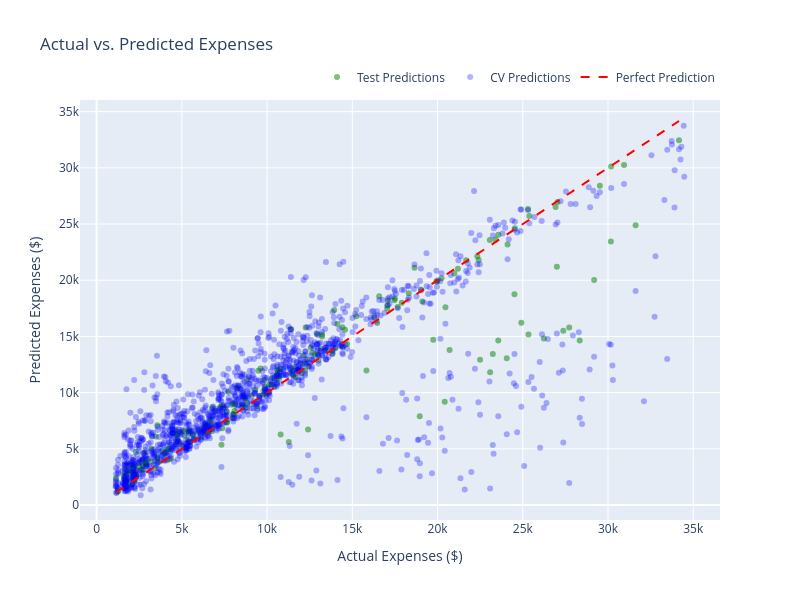
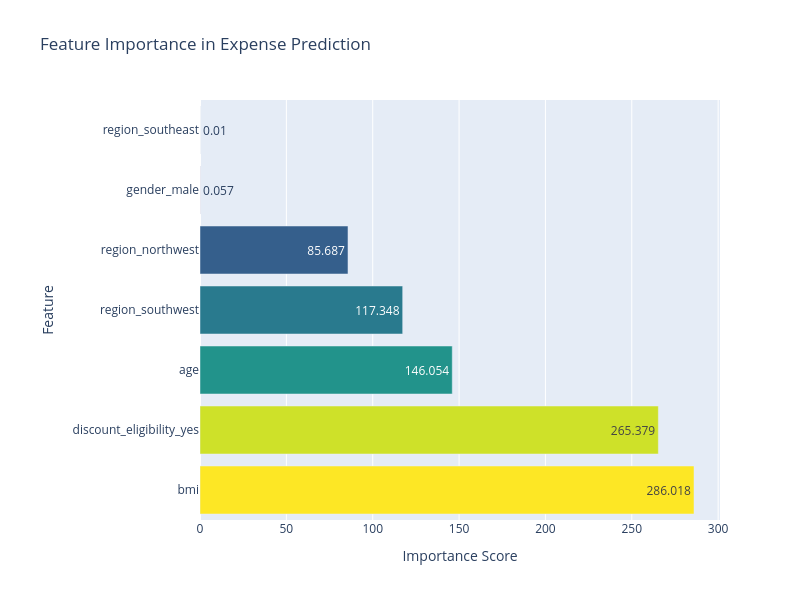

Source (notebook cell) for these figures, in order:
### Code cell
# =================================================================
# ۱. بصریسازی تعاملی پیشبینیها (Interactive Visualization)
# مقایسه خروجی مدل با مقادیر واقعی در دو سطح تست و اعتبارسنجی متقاطع.
# =================================================================
def plot_interactive_predictions(y_test: np.ndarray, y_pred: np.ndarray, y_cv: np.ndarray) -> None:
    fig = go.Figure()
    
    # رسم پیشبینیهای مجموعهی تست
    fig.add_trace(go.Scatter(
        x=y_test, y=y_pred, mode='markers', name='Test Predictions', 
        marker=dict(color='green', opacity=0.5)
    ))
    
    # رسم پیشبینیهای حاصل از Cross-Validation برای بررسی پایداری مدل
    fig.add_trace(go.Scatter(
        x=y, y=y_cv, mode='markers', name='CV Predictions', 
        marker=dict(color='blue', opacity=0.3)
    ))
    
    # رسم خط "پیشبینی کامل" (مرجع ۴۵ درجه)
    fig.add_trace(go.Scatter(
        x=[y_test.min(), y_test.max()], y=[y_test.min(), y_test.max()], 
        mode='lines', name='Perfect Prediction', line=dict(color='red', dash='dash')
    ))
    
    fig.update_layout(
        title='Actual vs. Predicted Expenses',
        xaxis_title='Actual Expenses ($)', yaxis_title='Predicted Expenses ($)',
        height=600, width=800, 
        legend=dict(orientation="h", yanchor="bottom", y=1.02, xanchor="right", x=1)
    )
    
    # تلاش برای ذخیره تصویر خروجی (نیازمند کتابخانه kaleido)
    try:
        fig.write_image("actual_vs_predicted.png", scale=2)
    except ValueError as e:
        logger.warning(f"Image export failed: {str(e)}. Install 'kaleido' to enable.")
    
    fig.show()

# اجرای تابع بصریسازی
plot_interactive_predictions(y_test, y_pred, y_pred_cv)

# =================================================================
# ۲. تحلیل اهمیت ویژگیها (Feature Importance Analysis)
# شناسایی متغیرهایی که بیشترین نقش را در تصمیمگیری مدل ایفا میکنند.
# =================================================================

# استخراج نام ویژگیها از پیشپردازشگر (با در نظر گرفتن One-Hot Encoding)
all_feature_names = (numerical_features + 
                    list(best_model.named_steps['preprocessor']
                         .named_transformers_['cat']
                         .named_steps['onehot']
                         .get_feature_names_out(categorical_features)))

# شناسایی ویژگیهایی که توسط RFECV انتخاب شدهاند
selected_features_mask = best_model.named_steps['feature_selection'].support_
selected_feature_names = [name for name, mask in zip(all_feature_names, selected_features_mask) if mask]

# محاسبه میانگین اهمیت ویژگیها در کل مدلهای Ensemble
importances = np.mean([est.feature_importances_ for est in best_model.named_steps['ensemble'].estimators_], axis=0)

# مدیریت تطابق طول نام ویژگیها و مقادیر اهمیت (دفاع در برابر خطاهای ابعادی)
min_length = min(len(selected_feature_names), len(importances))
feature_importance_df = pd.DataFrame({
    'Feature': selected_feature_names[:min_length],
    'Importance': importances[:min_length]
}).sort_values(by='Importance', ascending=False)

def plot_interactive_feature_importance(df: pd.DataFrame) -> None:
    fig = go.Figure(data=[go.Bar(
        x=df['Importance'], y=df['Feature'], orientation='h',
        marker=dict(colorscale='Viridis', color=df['Importance']),
        text=df['Importance'].round(3), textposition='auto'
    )])
    
    fig.update_layout(
        title='Feature Importance in Expense Prediction',
        xaxis_title='Importance Score', yaxis_title='Feature',
        height=600, width=800, margin=dict(l=200)
    )
    fig.show()

plot_interactive_feature_importance(feature_importance_df)

# =================================================================
# ۳. ذخیرهسازی مدل (Model Serialization)
# ذخیره مدل نهایی برای استفاده در اپلیکیشنهای آینده بدون نیاز به آموزش مجدد.
# =================================================================
model_filename = f'insurance_expenses_model_{datetime.now().strftime("%Y%m%d_%H%M%S")}.pkl'
dump(best_model, model_filename)
logger.info(f"Model saved successfully: {model_filename}")

# ==============================================+===================
# ۴. تولید گزارش جامع (Comprehensive Reporting)
# تجمیع تمام نتایج در یک فایل JSON برای مستندسازی حرفهای.
# =================================================================
def generate_report(model: Pipeline, data: pd.DataFrame, y_test: np.ndarray, y_pred: np.ndarray, y_cv: np.ndarray) -> Dict:
    report = {
        'Metadata': {
            'Timestamp': datetime.now().strftime('%Y-%m-%d %H:%M:%S'),
            'Rows_Analyzed': data.shape[0]
        },
        'Performance_Metrics': {
            'Test_R2': r2_score(y_test, y_pred),
            'Test_RMSE': np.sqrt(mean_squared_error(y_test, y_pred)),
            'CV_R2': r2_score(y, y_cv)
        },
        'Inference_Stats': {
            'Outliers_Handled': len(outliers),
            'Top_Feature': feature_importance_df.iloc[0]['Feature']
        }
    }
    
    # ذخیره گزارش در فایل
    with open('analysis_report.json', 'w') as f:
        import json
        json.dump(report, f, indent=4)
    return report

# تولید و ثبت نهایی گزارش
final_report = generate_report(best_model, data_no_outliers, y_test, y_pred, y_pred_cv)
logger.info("Analysis and Reporting cycle completed successfully.")

### Figure 1 — Plotly figure (JSON) as saved in the notebook; plotly's stock layout.template omitted (floating-point values rounded to 4 significant figures; data arrays with more than 128 entries replaced by an {"elided": "..."} marker saying what was removed)
{"data": [{"marker": {"color": "green", "opacity": 0.5}, "mode": "markers", "name": "Test Predictions", "type": "scatter", "x": {"elided": "240 float values"}, "y": {"elided": "240 float values"}}, {"marker": {"color": "blue", "opacity": 0.3}, "mode": "markers", "name": "CV Predictions", "type": "scatter", "x": {"elided": "1199 float values"}, "y": {"elided": "1199 float values"}}, {"line": {"color": "red", "dash": "dash"}, "mode": "lines", "name": "Perfect Prediction", "type": "scatter", "x": [1136.0, 34170.0], "y": [1136.0, 34170.0]}], "layout": {"height": 600, "legend": {"orientation": "h", "x": 1, "xanchor": "right", "y": 1.02, "yanchor": "bottom"}, "title": {"text": "Actual vs. Predicted Expenses"}, "width": 800, "xaxis": {"title": {"text": "Actual Expenses ($)"}}, "yaxis": {"title": {"text": "Predicted Expenses ($)"}}}}

### Figure 2 — Plotly figure (JSON) as saved in the notebook; plotly's stock layout.template omitted (floating-point values rounded to 4 significant figures)
{"data": [{"marker": {"color": [286.0, 265.4, 146.1, 117.3, 85.69, 0.05691, 0.009841], "colorscale": [[0, "#440154"], [0.1111, "#482878"], [0.2222, "#3e4989"], [0.3333, "#31688e"], [0.4444, "#26828e"], [0.5556, "#1f9e89"], [0.6667, "#35b779"], [0.7778, "#6ece58"], [0.8889, "#b5de2b"], [1, "#fde725"]]}, "orientation": "h", "text": [286.0, 265.4, 146.1, 117.3, 85.69, 0.057, 0.01], "textposition": "auto", "type": "bar", "x": [286.0, 265.4, 146.1, 117.3, 85.69, 0.05691, 0.009841], "y": ["bmi", "discount_eligibility_yes", "age", "region_southwest", "region_northwest", "gender_male", "region_southeast"]}], "layout": {"height": 600, "margin": {"l": 200}, "title": {"text": "Feature Importance in Expense Prediction"}, "width": 800, "xaxis": {"title": {"text": "Importance Score"}}, "yaxis": {"title": {"text": "Feature"}}}}
